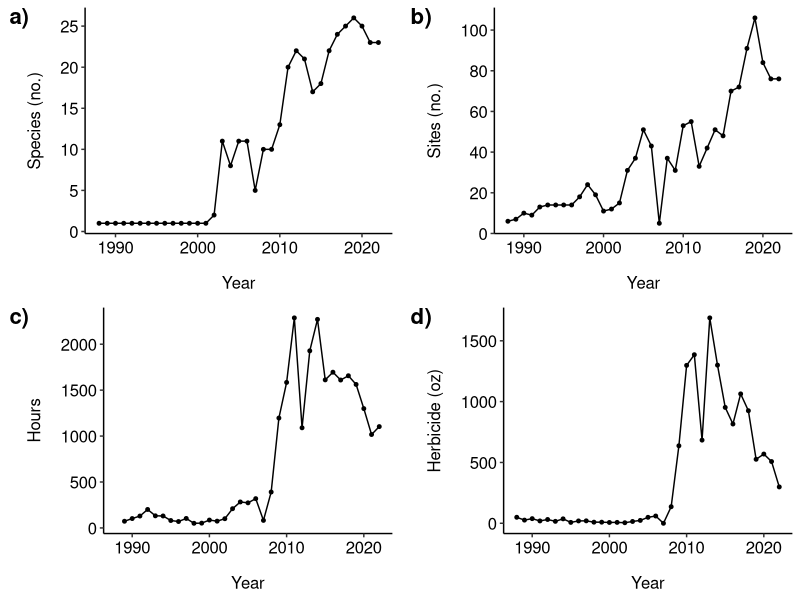
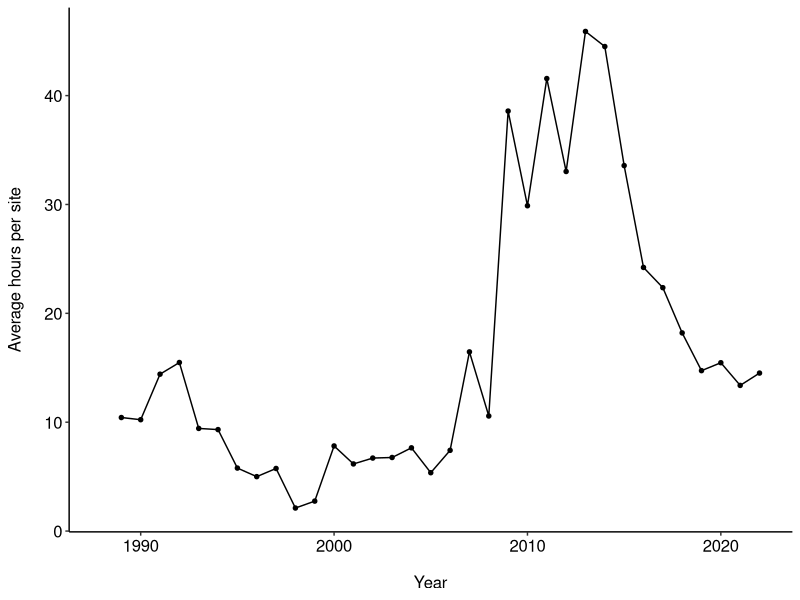
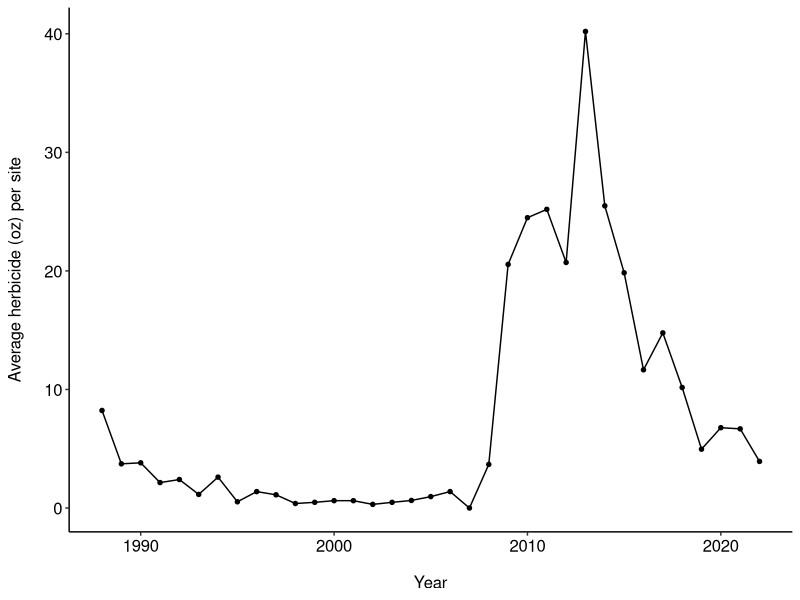
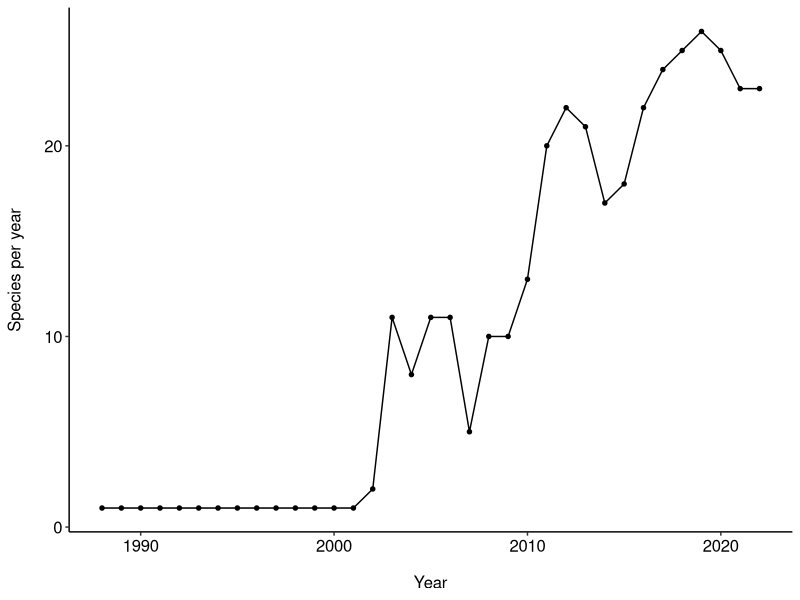
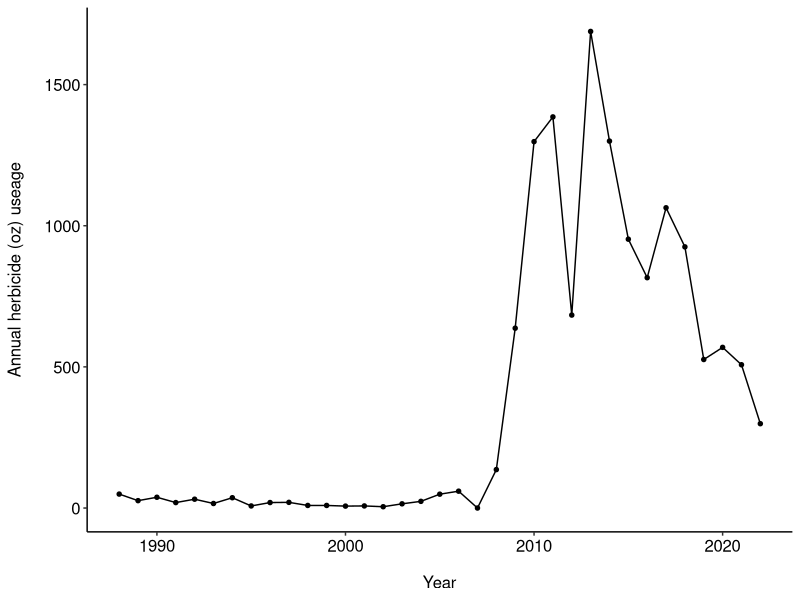
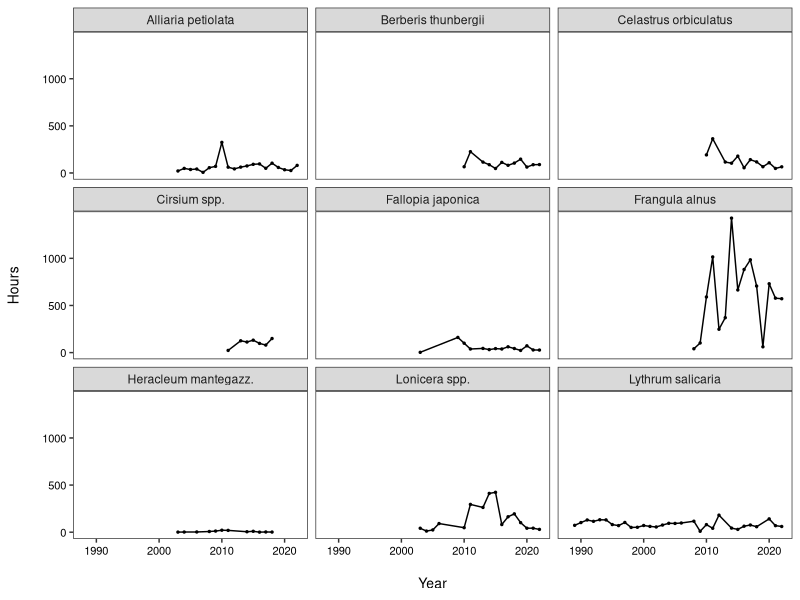
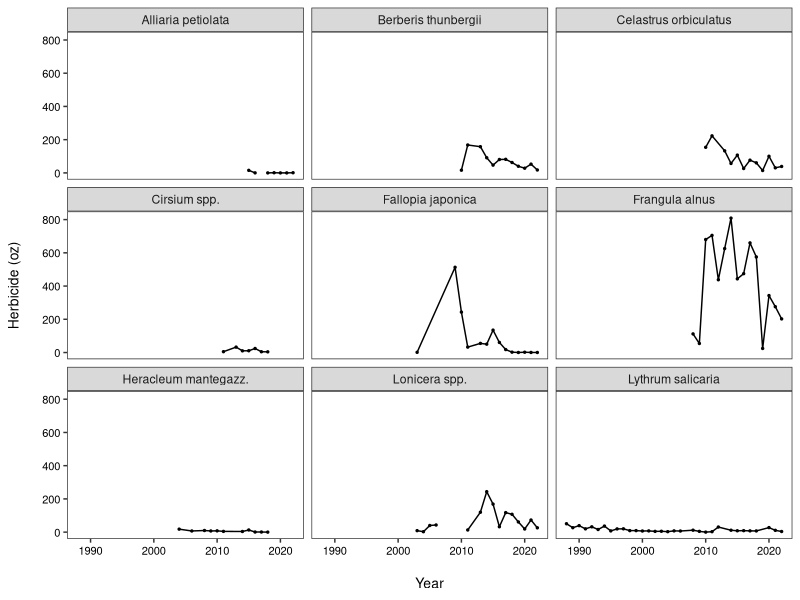
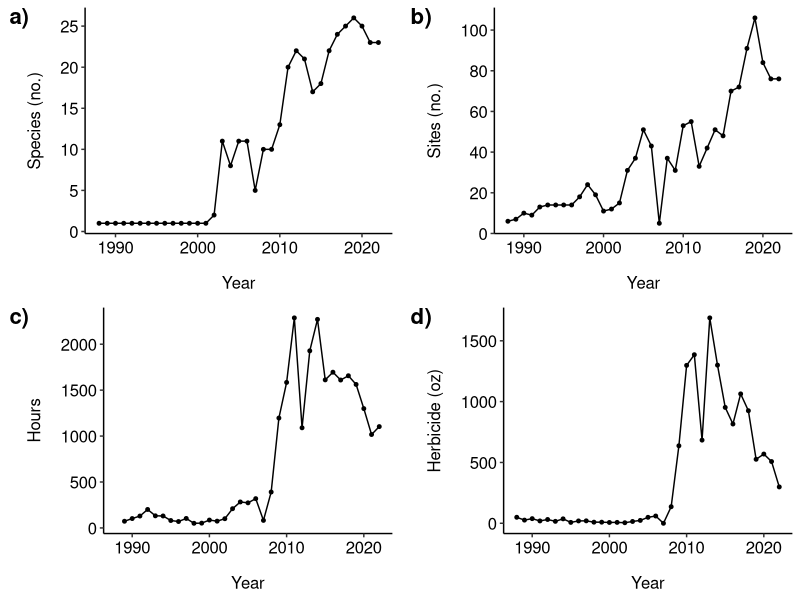

These figures' R source, in order:
## Plotting of Invasives work started by N. Fisichelli March 2019
## Revised by K. Lima June 2023


#------------------------------------------------#
####           Packages Required              ####
#------------------------------------------------#

library(tidyverse)
library(ggplot2)
library(cowplot)



#------------------------------------------------#
####             Read and Clean               ####
#------------------------------------------------#

T1 <- tibble(read.csv('data/SummaryData22.csv', header = TRUE))

S1 <- tibble(read.csv('data/SpeciesData22ecl.csv', header=TRUE)) %>% 
  filter(Species %in%  c("ALLPET", "BERTHU", "CELORB",
                         "CIRSPP", "FALJAP", "FRAALN",
                         "HERMAN", "LONSPP", "LYTSAL"))



#------------------------------------------------#
####            Plotting/Figures              ####
#------------------------------------------------#


### 4 panel figure - Sites Species Hours Herbicide
## Species
species <- T1 %>% 
  ggplot(aes(x = Year, y = Species)) +
  geom_point(size = 1) + 
  geom_line() + 
  labs(y = "Species (no.)") +
  scale_y_continuous(n.breaks = 6) +
  theme_classic() +
  theme(axis.text = element_text(color = "black", size = "12"),
        axis.title = element_text(color = "black", size = "12"),
        axis.title.x = element_text(margin = margin(0.5, 0, 0, 0, "cm")),
        axis.title.y = element_text(margin = margin(0, 0.4, 0, 0.5, "cm")))

## Sites
sites <- T1 %>% 
  ggplot(aes(x = Year, y = Sites)) +
  geom_point(size = 1) + 
  geom_line() + 
  labs(y = "Sites (no.)") +
  scale_y_continuous(n.breaks = 6) +
  theme_classic() +
  theme(axis.text = element_text(color = "black", size = "12"),
        axis.title = element_text(color = "black", size = "12"),
        axis.title.x = element_text(margin = margin(0.5, 0, 0, 0, "cm")),
        axis.title.y = element_text(margin = margin(0, 0.4, 0, 0.5, "cm")))

## Hours
hours <- T1 %>% 
  ggplot(aes(x = Year, y = Hours)) +
  geom_point(size = 1) + 
  geom_line() + 
  labs(y = "Hours") +
  scale_y_continuous(n.breaks = 6) +
  theme_classic() +
  theme(axis.text = element_text(color = "black", size = "12"),
        axis.title = element_text(color = "black", size = "12"),
        axis.title.x = element_text(margin = margin(0.5, 0, 0, 0, "cm")),
        axis.title.y = element_text(margin = margin(0, 0.4, 0, 0.5, "cm")))

## Herbicide
herbs <- T1 %>% 
  ggplot(aes(x = Year, y = Herbicide)) +
  geom_point(size = 1) + 
  geom_line() + 
  labs(y = "Herbicide (oz)") +
  scale_y_continuous(n.breaks = 6) +
  theme_classic() +
  theme(axis.text = element_text(color = "black", size = "12"),
        axis.title = element_text(color = "black", size = "12"),
        axis.title.x = element_text(margin = margin(0.5, 0, 0, 0, "cm")),
        axis.title.y = element_text(margin = margin(0, 0.4, 0, 0.5, "cm")))

## Create 4 panel figure
plot_grid(species, sites, hours, herbs, nrow = 2, labels = c('a)', 'b)', 'c)', 'd)'), align = "h", label_size = 16)

## Save
ggsave(paste0("outputs/four_panel_figure_", str_replace_all(today(), "-", ""), ".png"),
       height = 6, width = 9, units = "in", dpi = 350)




### Average hours per site
## Calculate and plot
T1 %>%
  mutate(HoursSite = Hours/Sites) %>% 
  ggplot(aes(x = Year, y = HoursSite)) +
  geom_point(size = 1.2) +
  geom_line() +
  labs(y = "Average hours per site") +
  theme_classic() +
  theme(axis.text = element_text(color = "black", size = "12"),
        axis.title = element_text(color = "black", size = "12"),
        axis.title.x = element_text(margin = margin(0.5, 0, 0, 0, "cm")),
        axis.title.y = element_text(margin = margin(0, 0.5, 0, 0, "cm")))

## Save
ggsave(paste0("outputs/avg_hours_", str_replace_all(today(), "-", ""), ".png"),
       height = 4, width = 6, units = "in", dpi = 350)



### Create herbicide per site
## Calculate and plot
T1 %>%
  mutate(HerbSite = Herbicide/Sites) %>% 
  ggplot(aes(x = Year, y = HerbSite)) +
  geom_point(size = 1.2) +
  geom_line() +
  labs(y = "Average herbicide (oz) per site") +
  theme_classic() +
  theme(axis.text = element_text(color = "black", size = "12"),
        axis.title = element_text(color = "black", size = "12"),
        axis.title.x = element_text(margin = margin(0.5, 0, 0, 0, "cm")),
        axis.title.y = element_text(margin = margin(0, 0.5, 0, 0, "cm")))

## Save
ggsave(paste0("outputs/avg_herbicide_", str_replace_all(today(), "-", ""), ".png"),
       height = 4, width = 6, units = "in", dpi = 350)



### Species by Year
## Calculate and plot
T1 %>% 
  ggplot(aes(x = Year, y = Species)) +
  geom_point(size = 1.2) +
  geom_line() +
  labs(y = "Species per year") +
  theme_classic() +
  theme(axis.text = element_text(color = "black", size = "12"),
        axis.title = element_text(color = "black", size = "12"),
        axis.title.x = element_text(margin = margin(0.5, 0, 0, 0, "cm")),
        axis.title.y = element_text(margin = margin(0, 0.5, 0, 0, "cm")))

## Save
ggsave(paste0("outputs/species_year_", str_replace_all(today(), "-", ""), ".png"),
       height = 4, width = 6, units = "in", dpi = 350)



### Herbicide use by Year 
T1 %>% 
  ggplot(aes(x = Year, y = Herbicide)) +
  geom_point(size = 1.2) +
  geom_line() +
  labs(y = "Annual herbicide (oz) useage") +
  theme_classic() +
  theme(axis.text = element_text(color = "black", size = "12"),
        axis.title = element_text(color = "black", size = "12"),
        axis.title.x = element_text(margin = margin(0.5, 0, 0, 0, "cm")),
        axis.title.y = element_text(margin = margin(0, 0.5, 0, 0, "cm")))

## Save
ggsave(paste0("outputs/annual_herbicide_", str_replace_all(today(), "-", ""), ".png"),
       height = 4, width = 6, units = "in", dpi = 350)



### Facet wrapped species by hours
## Plot
S1 %>% 
  ggplot(aes(Year, Hours, group = ScientificName),
       stat = "identity")+
  geom_point(size = 0.5) +
  geom_line() + 
  labs(x = "Year", y = "Hours") +
  facet_wrap(~ScientificName, ncol = 3) + #, scales = "free_y") +
  theme_bw() +
  theme(panel.grid = element_blank(),
        axis.text = element_text(color = "black", size = "8"),
        axis.title = element_text(color = "black", size = "10"),
        axis.title.x = element_text(margin = margin(0.5, 0, 0, 0, "cm")),
        axis.title.y = element_text(margin = margin(0, 0.5, 0, 0, "cm"))) 

## Save
ggsave(paste0("outputs/species_hours_", str_replace_all(today(), "-", ""), ".png"),
              height = 4, width = 6, units = "in", dpi = 350)



### Facet wrapped species by herbicide
## Plot
S1 %>% 
  ggplot(aes(Year, Herbicide, group = ScientificName),
       stat="identity") +
  geom_point(size = 0.5) +
  geom_line() +
  labs(x = "Year", y = "Herbicide (oz)") +
  facet_wrap(~ScientificName, ncol = 3) + #, scales = "free_y")+
  theme_bw() +
  theme(panel.grid = element_blank(),
        axis.text = element_text(color = "black", size = "8"),
        axis.title = element_text(color = "black", size = "10"),
        axis.title.x = element_text(margin = margin(0.5, 0, 0, 0, "cm")),
        axis.title.y = element_text(margin = margin(0, 0.5, 0, 0, "cm"))) 

## Save
ggsave(paste0("outputs/species_herbicide_", str_replace_all(today(), "-", ""), ".png"),
       height = 4, width = 6, units = "in", dpi = 350)



